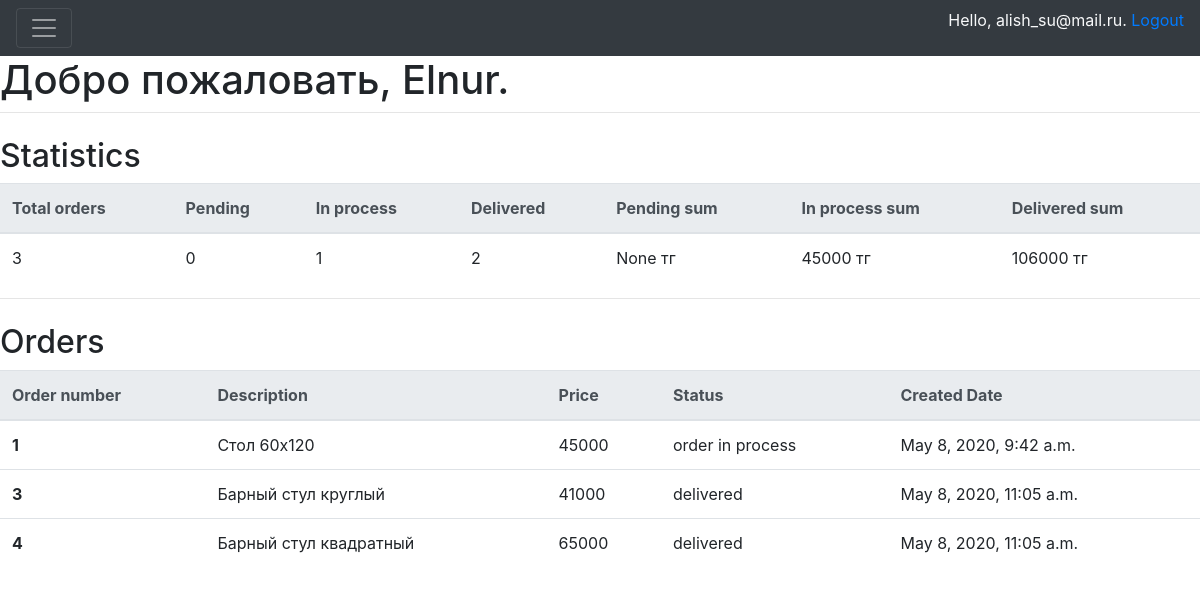
The app's page /specialists/1/ (signed in) with its own data.
### accounts/models.py (models this page shows, shortened)
class User(AbstractBaseUser):
    email       = models.EmailField(max_length=255, unique=True)
    active      = models.BooleanField(default=True)
    spec        = models.BooleanField(default=True)
    staff       = models.BooleanField(default=False)
    admin       = models.BooleanField(default=False)
    timestamp   = models.DateTimeField(auto_now_add=True, null=True)
    USERNAME_FIELD = 'email'
    REQUIRED_FIELDS = []
    objects =UserManager()
    def __str__(self):
        return self.email
    @property
    def is_admin(self):
        return self.admin
    @property
    def is_active(self):
        return self.active
    @property
    def is_spec(self):
        return self.spec

class Specialist(models.Model):
    SPECIALITY = [
        ('elektrik', 'elektrik'),
        ('plotnik', 'plotnik'),
        ('svarshik', 'svarshik')
    ]
    user = models.OneToOneField(User, on_delete=models.CASCADE, related_name="specialist", null=True)
    name = models.CharField(max_length=200, null=True)
    phone = models.CharField(max_length=15, null=True)
    speciality = models.CharField(max_length=200, null=True, choices=SPECIALITY)
    def __str__(self):
        return self.name

class Order(models.Model):
    STATUS = (
        ('pending', 'pending'),
        ('order in process', 'order in process'),
        ('delivered', 'delivered')
    )
    description = models.CharField(max_length=500, null=True)
    specialist = models.ForeignKey(Specialist, null=True, on_delete=models.SET_NULL)
    customer = models.ForeignKey(Customer, null=True, on_delete=models.SET_NULL)
    product = models.ForeignKey(Product, null=True, on_delete=models.SET_NULL)
    price = models.IntegerField(null=True)
    deposit = models.IntegerField(null=True)
    status = models.CharField(max_length=200, null=True, choices=STATUS)
    date_created = models.DateTimeField(auto_now_add=True, null=True)

### accounts/decorators.py (the view)
    def wrapper_function(request, *args, **kwargs):
        if request.user.is_spec and request.user.is_admin == False:
            return redirect('/user_page')
        if request.user.is_admin:
            return view_func(request, *args, **kwargs)

### accounts/templates/accounts/specialist_view.html (shortened to what this page needs)
{% extends 'base.html' %}
{% block content %}
    <h1>Добро пожаловать, {{specialist}}.</h1>
<hr class="mt-0 mb-4">
<h2>Statistics</h2>
<table class="table">
  <thead class="thead-light">
    <tr>
        <th scope="col">Total orders</th>
        <th scope="col">Pending</th>
        <th scope="col">In process</th>
        <th scope="col">Delivered</th>
        <th scope="col">Pending sum</th>
        <th scope="col">In process sum</th>
        <th scope="col">Delivered sum</th>
    </tr>
  </thead>
  <tbody>
    <tr>
        <td>{{ total_orders }}</td>
        <td>{{ pending }}</td>
        <td>{{ in_process }}</td>
        <td>{{ delivered }}</td>
        <td>{{ pending_p }} тг</td>
        <td>{{ in_process_p }} тг</td>
        <td>{{ delivered_p }} тг</td>
    </tr>
  </tbody>
</table>
<hr class="mt-0 mb-4">
<h2>Orders</h2>
<table class="table">
  <thead class="thead-light">
    <tr>
      <th scope="col">Order number</th>
        <th scope="col">Description</th>
        <th scope="col">Price</th>
        <th scope="col">Status</th>
        <th scope="col">Created Date</th>
    </tr>
  </thead>
    <tbody>
    {% for order in specialist.order_set.all %}
    <tr>
        <th scope="row">{{ order.id }}</th>
        <td>{{ order.description}}</td>
        <td>{{ order.price}}</td>
        <td>{{ order.status }}</td>
        <td>{{ order.date_created }}</td>
    </tr>
    {% endfor %}
{% endblock %}

### templates/base.html (shortened to what this page needs)
{% load static %}
<!DOCTYPE html>
<html lang="en">
<head>
    <link rel="stylesheet" href="https://stackpath.bootstrapcdn.com/bootstrap/4.4.1/css/bootstrap.min.css">
    <link rel="stylesheet" type="text/css" href="{% static '/css/main.css' %}">
</head>
<body>
        <div class="pos-f-t">
      <nav class="navbar navbar-dark bg-dark">
        <button class="navbar-toggler" type="button" data-toggle="collapse" data-target="#navbarToggleExternalContent" aria-controls="navbarToggleExternalContent" aria-expanded="false" aria-label="Toggle navigation">
          <span class="navbar-toggler-icon"></span>
        </button>
          <p class="text-light bg-dark">Hello, {{request.user}}. <a href=/logout>Logout</a></p>
      </nav>
    </div>
        <div class="body">
            {% block content %}
            {% endblock %}
        </div>
</body>
</html>

### records on screen
User: user "alish_su@mail.ru"
Specialist: name "Elnur"
Order: id "1", description "Стол 60х120", price "45000", status "order in process", date_created "May 8, 2020, 9:42 a.m."
Order: id "3", description "Барный стул круглый", price "41000", status "delivered", date_created "May 8, 2020, 11:05 a.m."
Order: id "4", description "Барный стул квадратный", price "65000", status "delivered", date_created "May 8, 2020, 11:05 a.m."

### other values on screen
{{ total_orders }} "3"
{{ pending }} "0"
{{ in_process }} "1"
{{ delivered }} "2"
{{ pending_p }} "None"
{{ in_process_p }} "45000"
{{ delivered_p }} "106000"
